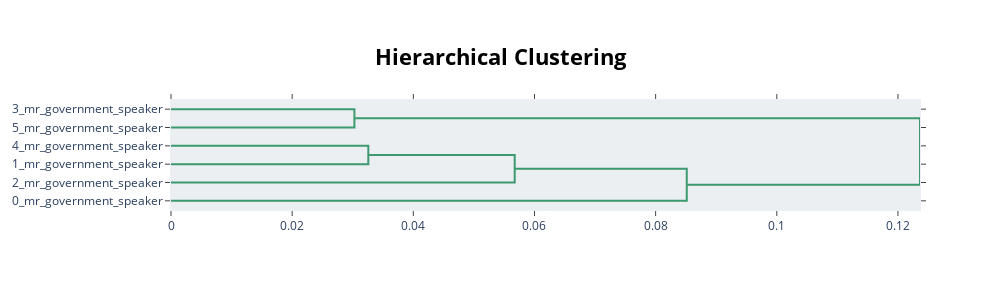

Notebook source saved alongside this figure:
### Code cell
bertopic_model.visualize_hierarchy()

### Figure 1 — Plotly figure (JSON) as saved in the notebook; plotly's stock layout.template omitted (floating-point values rounded to 4 significant figures)
{"data": [{"hoverinfo": "text", "marker": {"color": "rgb(61,153,112)"}, "mode": "lines", "type": "scatter", "x": [0, 0.03028, 0.03028, 0], "xaxis": "x", "y": [-5, -5, -15, -15], "yaxis": "y"}, {"hoverinfo": "text", "marker": {"color": "rgb(61,153,112)"}, "mode": "lines", "type": "scatter", "x": [0, 0.03257, 0.03257, 0], "xaxis": "x", "y": [-25, -25, -35, -35], "yaxis": "y"}, {"hoverinfo": "text", "marker": {"color": "rgb(61,153,112)"}, "mode": "lines", "type": "scatter", "x": [0.03257, 0.05673, 0.05673, 0], "xaxis": "x", "y": [-30, -30, -45, -45], "yaxis": "y"}, {"hoverinfo": "text", "marker": {"color": "rgb(61,153,112)"}, "mode": "lines", "type": "scatter", "x": [0.05673, 0.08514, 0.08514, 0], "xaxis": "x", "y": [-37.5, -37.5, -55, -55], "yaxis": "y"}, {"hoverinfo": "text", "marker": {"color": "rgb(61,153,112)"}, "mode": "lines", "type": "scatter", "x": [0.03028, 0.1236, 0.1236, 0.08514], "xaxis": "x", "y": [-10, -10, -46.25, -46.25], "yaxis": "y"}], "layout": {"autosize": false, "height": 290, "hoverlabel": {"bgcolor": "white", "font": {"family": "Rockwell", "size": 16}}, "hovermode": "closest", "plot_bgcolor": "#ECEFF1", "showlegend": false, "title": {"font": {"color": "Black", "size": 22}, "text": "<b>Hierarchical Clustering</b>", "x": 0.5, "xanchor": "center", "yanchor": "top"}, "width": 1000, "xaxis": {"mirror": "allticks", "rangemode": "tozero", "showgrid": false, "showline": true, "showticklabels": true, "ticks": "outside", "type": "linear", "zeroline": false}, "yaxis": {"mirror": "allticks", "range": [-60, 0], "rangemode": "tozero", "showgrid": false, "showline": true, "showticklabels": true, "tickmode": "array", "ticks": "outside", "ticktext": ["3_mr_government_speaker", "5_mr_government_speaker", "4_mr_government_speaker", "1_mr_government_speaker", "2_mr_government_speaker", "0_mr_government_speaker"], "tickvals": [-5, -15, -25, -35, -45, -55], "type": "linear", "zeroline": false}}}
